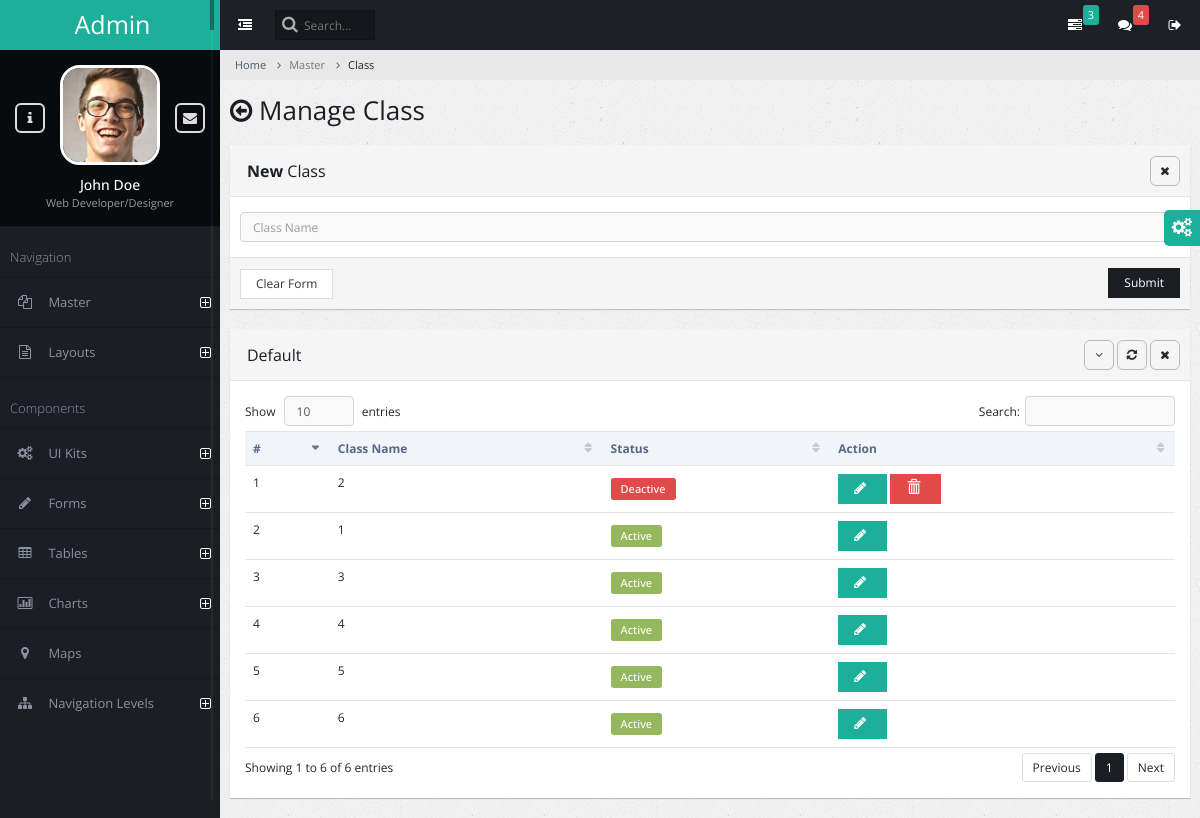
The page /class/ on the database as committed earlier.
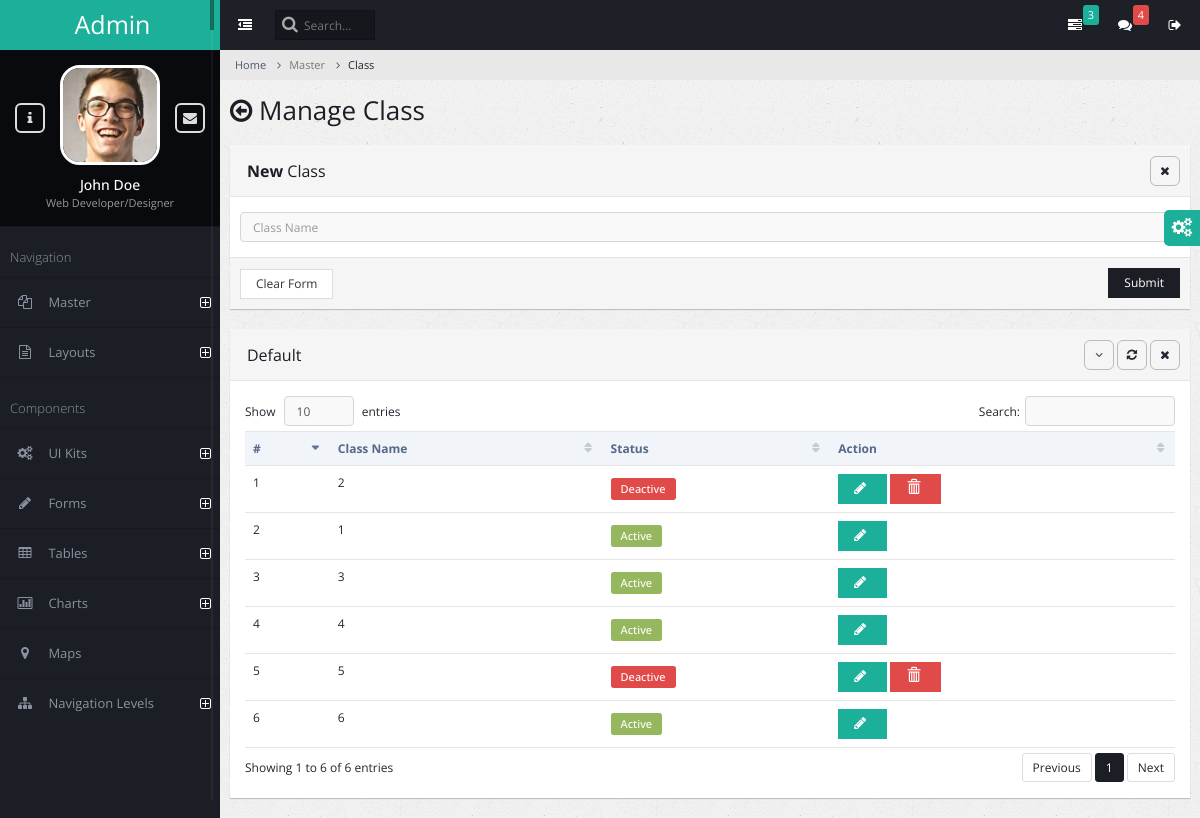
The same page on the database as committed later.
### admin_master/models.py (models this page shows)
class AcademicClass(models.Model):
    class_name = models.CharField(max_length=150)
    is_enabled = models.BooleanField(default=True)

### admin_master/views.py (the view, shortened to what this page needs)
# urls.py: path('class/', views.class_manage,name="class"),
def class_manage(request):
    success_message=None
    error_message = None
    academic_classes = AcademicClass.objects.all()
    context = {
        'errormessage': error_message,
        'successmessage': success_message,
        'academic_classes': academic_classes,
    }
    return render(request, 'class_manage.html', context)

### admin_master/templates/class_manage.html (shortened to what the changed rows need)
{% extends 'admin_base.html' %}
{% block content %}
<div class="page-title">
    <h2><span class="fa fa-arrow-circle-o-left"></span> Manage Class</h2>
</div>
<div class="page-content-wrap">
    <div class="row">
    <div class="col-md-12">
            <div class="panel panel-default">
                <div class="panel-body">
                    <table class="table datatable">
                        <thead>
                            <tr>
                                <th>#</th>
                                <th>Class Name</th>
                                <th>Status</th>
                                <th>Action</th>
                            </tr>
                        </thead>
                        <tbody>
                            {% for academic_classes in academic_classes %}
                            <tr id="{{academic_classes.id}}">
                                <td>{{ forloop.counter }}</td>
                                <td>{{ academic_classes.class_name }}</td>
                                <td>
                                    {% if academic_classes.is_enabled %}
                                    <span class="label label-success label-form">Active</span>
                                    {% else %}
                                    <span class="label label-danger label-form">Deactive</span>
                                    {% endif %}
                                </td>
                                <td>
                                    <button class="btn btn-info" onclick="edit_pop({{academic_classes.id}})">
                                        <span id ="spinner{{academic_classes.id}}" class="fa fa-pencil"></span>
                                    </button>
                                    {% if not academic_classes.is_enabled %}
                                    <a onclick="delete_class({{academic_classes.id}})">
                                        <button class="btn btn-danger">
                                            <span class="glyphicon glyphicon-trash"></span>
                                        </button>
                                    </a>
                                    {% endif %}
                                </td>
                            </tr>
                            {% endfor %}
                        </tbody>
                    </table>
                </div>
            </div>
        </div>
    </div>
</div>
{% endblock %}

Rows that differ between the two databases and show on the page:
changed AcademicClass (number 5 of 6 on the later page): is_enabled "Active" → "Deactive"
